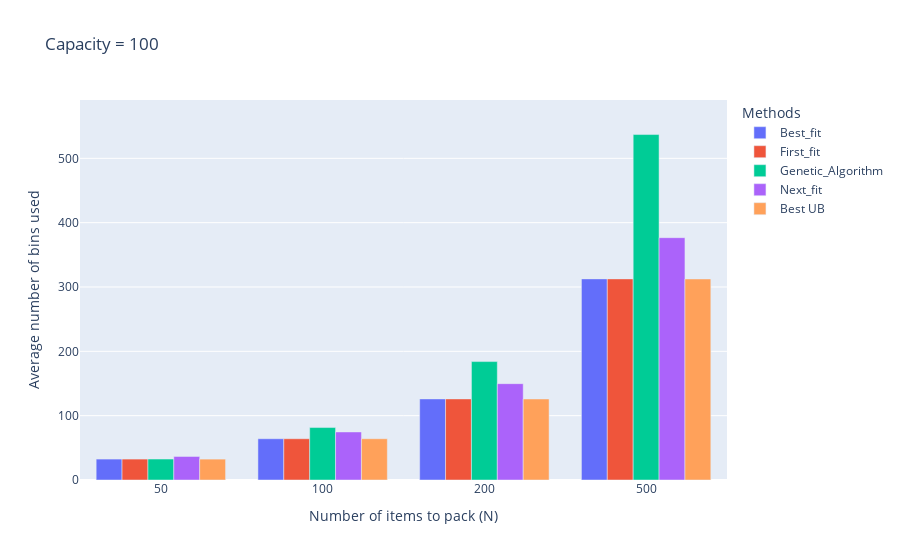
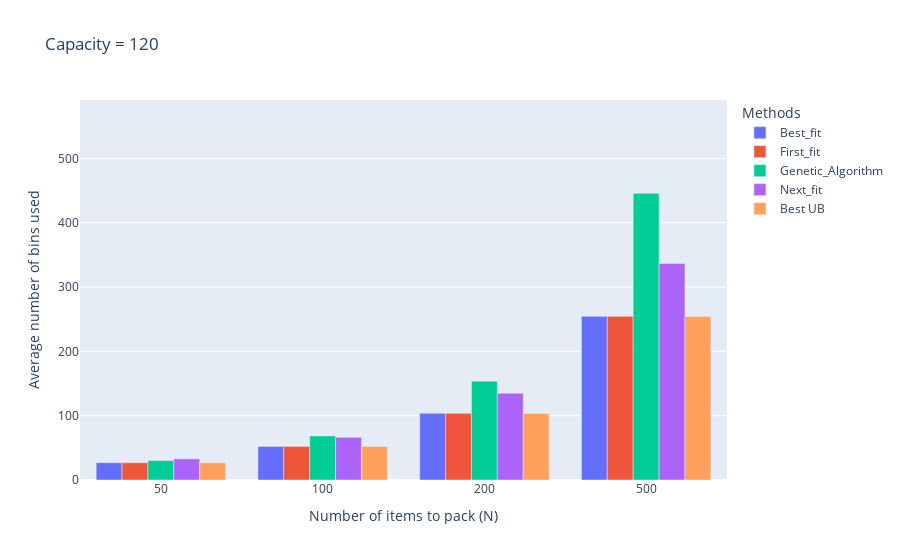
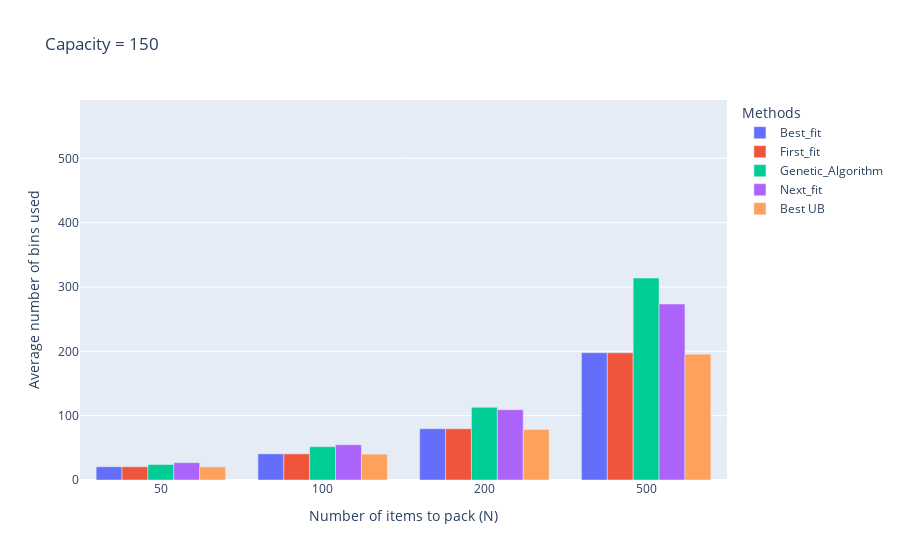

Write notebook code for charts like these, in order.
### Markdown cell above
# Average number of bins used by number of items to pack for each capacity (Scholl_1)

### Code cell
cat_data = plot_data[plot_data['CATEGORY'] == 'Scholl_1'].copy()
cat_data['N'] = cat_data['N'].astype(str)

max_y = cat_data['BIN_NUMBER'].max() * 1.1 

for capacity in [100, 120, 150]:
    sub = cat_data[cat_data['BIN_CAPACITY'] == capacity]
    fig = px.bar(
        sub,
        x='N',
        y='BIN_NUMBER',
        color='METHOD_NAME',
        barmode='group',
        title=f'Capacity = {capacity}'
    )
    fig.update_layout(
        xaxis_title='Number of items to pack (N)',
        yaxis_title='Average number of bins used',
        legend_title_text='Methods',
        yaxis_range=[0, max_y]
    )
    fig.show()

### Figure 1 — Plotly figure (JSON) as saved in the notebook; plotly's stock layout.template omitted (floating-point values rounded to 4 significant figures)
{"data": [{"alignmentgroup": "True", "hovertemplate": "METHOD_NAME=Best_fit<br>N=%{x}<br>BIN_NUMBER=%{y}<extra></extra>", "legendgroup": "Best_fit", "marker": {"color": "#636efa", "pattern": {"shape": ""}}, "name": "Best_fit", "offsetgroup": "Best_fit", "orientation": "v", "showlegend": true, "textposition": "auto", "type": "bar", "x": ["50", "100", "200", "500"], "xaxis": "x", "y": [32.52, 64.13, 126.0, 312.6], "yaxis": "y"}, {"alignmentgroup": "True", "hovertemplate": "METHOD_NAME=First_fit<br>N=%{x}<br>BIN_NUMBER=%{y}<extra></extra>", "legendgroup": "First_fit", "marker": {"color": "#EF553B", "pattern": {"shape": ""}}, "name": "First_fit", "offsetgroup": "First_fit", "orientation": "v", "showlegend": true, "textposition": "auto", "type": "bar", "x": ["50", "100", "200", "500"], "xaxis": "x", "y": [32.52, 64.13, 126.0, 312.6], "yaxis": "y"}, {"alignmentgroup": "True", "hovertemplate": "METHOD_NAME=Genetic_Algorithm<br>N=%{x}<br>BIN_NUMBER=%{y}<extra></extra>", "legendgroup": "Genetic_Algorithm", "marker": {"color": "#00cc96", "pattern": {"shape": ""}}, "name": "Genetic_Algorithm", "offsetgroup": "Genetic_Algorithm", "orientation": "v", "showlegend": true, "textposition": "auto", "type": "bar", "x": ["50", "100", "200", "500"], "xaxis": "x", "y": [32.6, 81.52, 184.1, 537.0], "yaxis": "y"}, {"alignmentgroup": "True", "hovertemplate": "METHOD_NAME=Next_fit<br>N=%{x}<br>BIN_NUMBER=%{y}<extra></extra>", "legendgroup": "Next_fit", "marker": {"color": "#ab63fa", "pattern": {"shape": ""}}, "name": "Next_fit", "offsetgroup": "Next_fit", "orientation": "v", "showlegend": true, "textposition": "auto", "type": "bar", "x": ["50", "100", "200", "500"], "xaxis": "x", "y": [36.58, 74.7, 149.8, 376.7], "yaxis": "y"}, {"alignmentgroup": "True", "hovertemplate": "METHOD_NAME=Best UB<br>N=%{x}<br>BIN_NUMBER=%{y}<extra></extra>", "legendgroup": "Best UB", "marker": {"color": "#FFA15A", "pattern": {"shape": ""}}, "name": "Best UB", "offsetgroup": "Best UB", "orientation": "v", "showlegend": true, "textposition": "auto", "type": "bar", "x": ["50", "100", "200", "500"], "xaxis": "x", "y": [32.47, 64.13, 125.9, 312.5], "yaxis": "y"}], "layout": {"autosize": true, "barmode": "group", "legend": {"title": {"text": "Methods"}, "tracegroupgap": 0}, "title": {"text": "Capacity = 100"}, "xaxis": {"anchor": "y", "autorange": true, "domain": [0, 1], "range": [-0.5, 3.5], "title": {"text": "Number of items to pack (N)"}, "type": "category"}, "yaxis": {"anchor": "x", "domain": [0, 1], "range": [0, 590.7], "title": {"text": "Average number of bins used"}, "type": "linear"}}}

### Figure 2 — Plotly figure (JSON) as saved in the notebook; plotly's stock layout.template omitted (floating-point values rounded to 4 significant figures)
{"data": [{"alignmentgroup": "True", "hovertemplate": "METHOD_NAME=Best_fit<br>N=%{x}<br>BIN_NUMBER=%{y}<extra></extra>", "legendgroup": "Best_fit", "marker": {"color": "#636efa", "pattern": {"shape": ""}}, "name": "Best_fit", "offsetgroup": "Best_fit", "orientation": "v", "showlegend": true, "textposition": "auto", "type": "bar", "x": ["50", "100", "200", "500"], "xaxis": "x", "y": [26.9, 52.18, 103.6, 254.3], "yaxis": "y"}, {"alignmentgroup": "True", "hovertemplate": "METHOD_NAME=First_fit<br>N=%{x}<br>BIN_NUMBER=%{y}<extra></extra>", "legendgroup": "First_fit", "marker": {"color": "#EF553B", "pattern": {"shape": ""}}, "name": "First_fit", "offsetgroup": "First_fit", "orientation": "v", "showlegend": true, "textposition": "auto", "type": "bar", "x": ["50", "100", "200", "500"], "xaxis": "x", "y": [26.9, 52.18, 103.6, 254.3], "yaxis": "y"}, {"alignmentgroup": "True", "hovertemplate": "METHOD_NAME=Genetic_Algorithm<br>N=%{x}<br>BIN_NUMBER=%{y}<extra></extra>", "legendgroup": "Genetic_Algorithm", "marker": {"color": "#00cc96", "pattern": {"shape": ""}}, "name": "Genetic_Algorithm", "offsetgroup": "Genetic_Algorithm", "orientation": "v", "showlegend": true, "textposition": "auto", "type": "bar", "x": ["50", "100", "200", "500"], "xaxis": "x", "y": [30.27, 68.52, 153.6, 445.6], "yaxis": "y"}, {"alignmentgroup": "True", "hovertemplate": "METHOD_NAME=Next_fit<br>N=%{x}<br>BIN_NUMBER=%{y}<extra></extra>", "legendgroup": "Next_fit", "marker": {"color": "#ab63fa", "pattern": {"shape": ""}}, "name": "Next_fit", "offsetgroup": "Next_fit", "orientation": "v", "showlegend": true, "textposition": "auto", "type": "bar", "x": ["50", "100", "200", "500"], "xaxis": "x", "y": [32.88, 66.32, 134.9, 336.6], "yaxis": "y"}, {"alignmentgroup": "True", "hovertemplate": "METHOD_NAME=Best UB<br>N=%{x}<br>BIN_NUMBER=%{y}<extra></extra>", "legendgroup": "Best UB", "marker": {"color": "#FFA15A", "pattern": {"shape": ""}}, "name": "Best UB", "offsetgroup": "Best UB", "orientation": "v", "showlegend": true, "textposition": "auto", "type": "bar", "x": ["50", "100", "200", "500"], "xaxis": "x", "y": [26.88, 52.13, 103.5, 254.2], "yaxis": "y"}], "layout": {"autosize": true, "barmode": "group", "legend": {"title": {"text": "Methods"}, "tracegroupgap": 0}, "title": {"text": "Capacity = 120"}, "xaxis": {"anchor": "y", "autorange": true, "domain": [0, 1], "range": [-0.5, 3.5], "title": {"text": "Number of items to pack (N)"}, "type": "category"}, "yaxis": {"anchor": "x", "domain": [0, 1], "range": [0, 590.7], "title": {"text": "Average number of bins used"}, "type": "linear"}}}

### Figure 3 — Plotly figure (JSON) as saved in the notebook; plotly's stock layout.template omitted (floating-point values rounded to 4 significant figures)
{"data": [{"alignmentgroup": "True", "hovertemplate": "METHOD_NAME=Best_fit<br>N=%{x}<br>BIN_NUMBER=%{y}<extra></extra>", "legendgroup": "Best_fit", "marker": {"color": "#636efa", "pattern": {"shape": ""}}, "name": "Best_fit", "offsetgroup": "Best_fit", "orientation": "v", "showlegend": true, "textposition": "auto", "type": "bar", "x": ["50", "100", "200", "500"], "xaxis": "x", "y": [20.58, 40.62, 79.68, 197.8], "yaxis": "y"}, {"alignmentgroup": "True", "hovertemplate": "METHOD_NAME=First_fit<br>N=%{x}<br>BIN_NUMBER=%{y}<extra></extra>", "legendgroup": "First_fit", "marker": {"color": "#EF553B", "pattern": {"shape": ""}}, "name": "First_fit", "offsetgroup": "First_fit", "orientation": "v", "showlegend": true, "textposition": "auto", "type": "bar", "x": ["50", "100", "200", "500"], "xaxis": "x", "y": [20.58, 40.62, 79.68, 197.8], "yaxis": "y"}, {"alignmentgroup": "True", "hovertemplate": "METHOD_NAME=Genetic_Algorithm<br>N=%{x}<br>BIN_NUMBER=%{y}<extra></extra>", "legendgroup": "Genetic_Algorithm", "marker": {"color": "#00cc96", "pattern": {"shape": ""}}, "name": "Genetic_Algorithm", "offsetgroup": "Genetic_Algorithm", "orientation": "v", "showlegend": true, "textposition": "auto", "type": "bar", "x": ["50", "100", "200", "500"], "xaxis": "x", "y": [24.08, 51.78, 112.9, 313.9], "yaxis": "y"}, {"alignmentgroup": "True", "hovertemplate": "METHOD_NAME=Next_fit<br>N=%{x}<br>BIN_NUMBER=%{y}<extra></extra>", "legendgroup": "Next_fit", "marker": {"color": "#ab63fa", "pattern": {"shape": ""}}, "name": "Next_fit", "offsetgroup": "Next_fit", "orientation": "v", "showlegend": true, "textposition": "auto", "type": "bar", "x": ["50", "100", "200", "500"], "xaxis": "x", "y": [26.92, 54.75, 109.3, 273.5], "yaxis": "y"}, {"alignmentgroup": "True", "hovertemplate": "METHOD_NAME=Best UB<br>N=%{x}<br>BIN_NUMBER=%{y}<extra></extra>", "legendgroup": "Best UB", "marker": {"color": "#FFA15A", "pattern": {"shape": ""}}, "name": "Best UB", "offsetgroup": "Best UB", "orientation": "v", "showlegend": true, "textposition": "auto", "type": "bar", "x": ["50", "100", "200", "500"], "xaxis": "x", "y": [20.3, 40.1, 78.67, 195.6], "yaxis": "y"}], "layout": {"autosize": true, "barmode": "group", "legend": {"title": {"text": "Methods"}, "tracegroupgap": 0}, "title": {"text": "Capacity = 150"}, "xaxis": {"anchor": "y", "autorange": true, "domain": [0, 1], "range": [-0.5, 3.5], "title": {"text": "Number of items to pack (N)"}, "type": "category"}, "yaxis": {"anchor": "x", "domain": [0, 1], "range": [0, 590.7], "title": {"text": "Average number of bins used"}, "type": "linear"}}}
